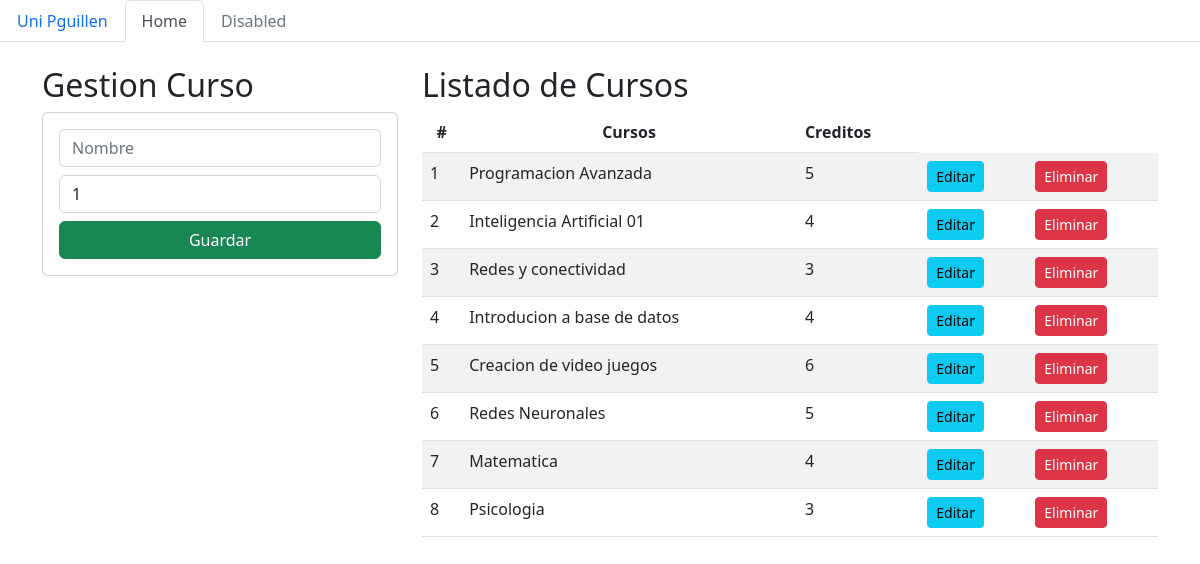
The page / on the database its author committed.
### Aplicaciones/Academico/models.py (models this page shows, shortened)
class Curso(models.Model):
    nombre = models.CharField(max_length=30)
    creditos = models.PositiveSmallIntegerField()
    docente = models.ForeignKey(Docentes, null=True, blank=True, on_delete=models.CASCADE)

### Aplicaciones/Academico/views.py (the view)
# urls.py: path('', CursosListView.as_view(), name='gestion_cursos'),
class CursosListView(ListView):
    model = Curso
    template_name = 'gestioncursos.html'
    def get_context_data(self, **kwargs):
        context = super().get_context_data(**kwargs)
        context['titulo'] = 'Gestion de Curso'
        return context

### Aplicaciones/Academico/templates/gestioncursos.html (shortened to what this page needs)
<!DOCTYPE html>
<html lang="en">
<head>
    {% load static %}
<link href="https://cdn.jsdelivr.net/npm/bootstrap@5.2.0-beta1/dist/css/bootstrap.min.css"
rel="stylesheet"
crossorigin="anonymous">
<link rel="stylesheet" href="{% static 'css/gestionCursos.css' %}">
</head>
<body>
    <ul class="nav nav-tabs">
        <a class="nav-link" href="#">Uni Pguillen</a>
        <li class="nav-item">
          <a class="nav-link active" aria-current="page" href="#">Home</a>
        </li>
        <li class="nav-item">
          <a class="nav-link disabled">Disabled</a>
        </li>
      </ul>
    <div class="container py-4">
        <div class="row">
            <div class="col-md-4">
                <h2>Gestion Curso</h2>
                <div class="card">
                    <div class="card-body">
                        <form action="/registrarCurso/" method="POST">{% csrf_token %}
                            <div class="form-group">
                                <input type="text" name="txtNombre" minlength="3" maxlength="30" class="form-control" placeholder="Nombre" autofocus required>
                            </div>
                            <div class="form-group">
                                <input type="number" name="numCreditos" class="form-control" min="1" max="10" value="1" required>
                            </div>
                            <div class="form-group">
                                <input type="submit" class="btn btn-success w-100 text-white" value="Guardar" >
                            </div>
                        </form>
                    </div>
                </div>
            </div>
            <div class="col-md-8">
                <h2>Listado de Cursos</h2>
                <div class="table-responsive">
                    <table class="table table-striped">
                        <thead>
                            <tr>
                                <th class="centrado">#</th>
                                <th class="centrado">Cursos</th>
                                <th>Creditos</th>
                            </tr>
                        </thead>
                        <tbody>
                            {%for c in object_list %}
                                <tr>
                                    <td>{{forloop.counter}}</td>
                                    <td>{{c.nombre}}</td>
                                    <td>{{c.creditos}}</td>
                                    <td><a href="edicionCurso/{{c.id}}" class="btn btn-sm btn-block btn-info">Editar</a></td>
                                    <td><a href="eliminarCurso/{{c.id}}" class="btn btn-sm btn-block btn-danger">Eliminar</a></td>
                                </tr>
                            {%endfor %}
                        </tbody>
                    </table>
                </div>
            </div>
        </div>
    </div>
    <link href="https://cdn.jsdelivr.net/npm/bootstrap@5.2.0-beta1/dist/css/bootstrap.min.css" rel="stylesheet">
</body>
</html>

### Aplicaciones/Academico/static/css/gestionCursos.css (style rules this page uses)
.centrado { text-align: center; vertical-align: middle; }

### rows shown on the page
Curso: nombre "Programacion Avanzada", creditos "5"
Curso: nombre "Inteligencia Artificial 01", creditos "4"
Curso: nombre "Redes y conectividad", creditos "3"
Curso: nombre "Introducion a base de datos", creditos "4"
Curso: nombre "Creacion de video juegos", creditos "6"
Curso: nombre "Redes Neuronales", creditos "5"
Curso: nombre "Matematica", creditos "4"
Curso: nombre "Psicologia", creditos "3"
